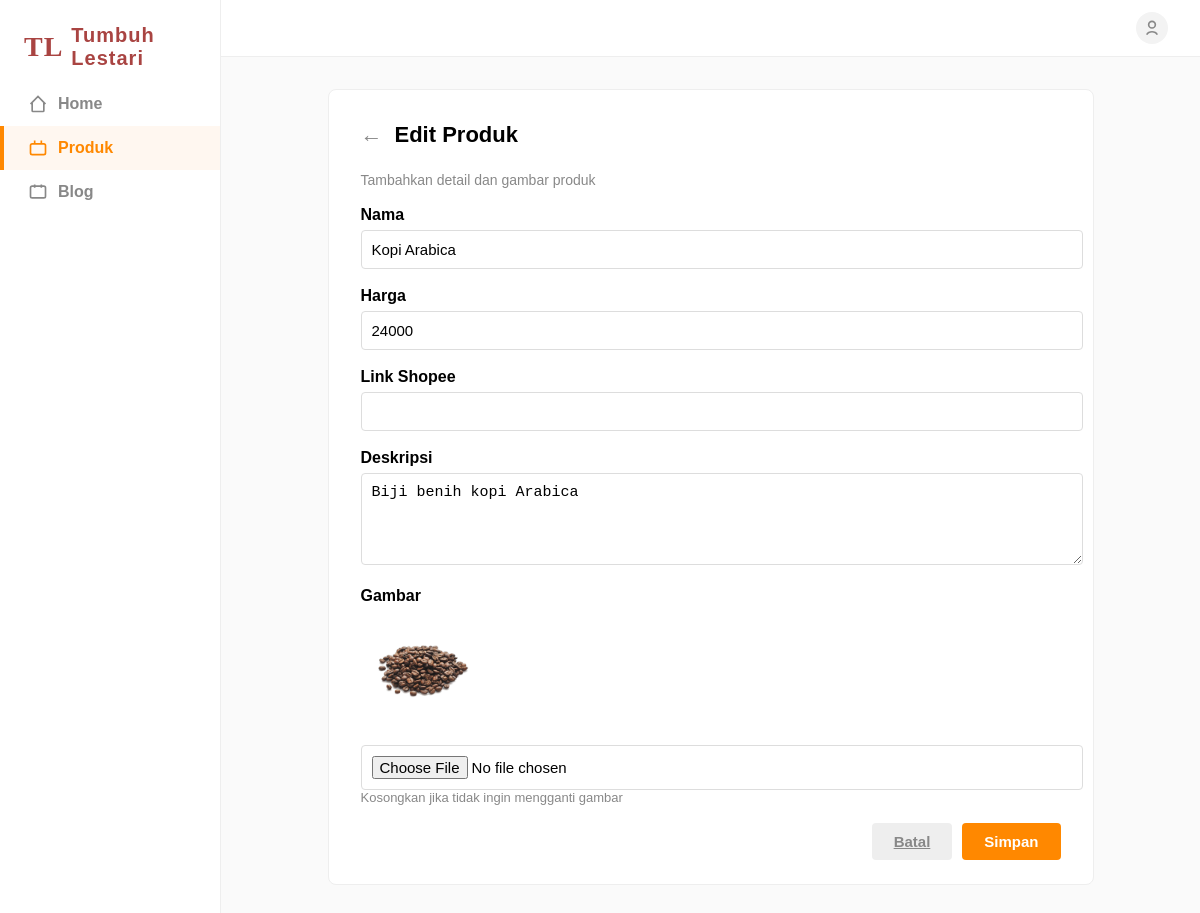
/produk_edit.php?id=3 (signed in), run on the app's committed database.
### tables this page shows
CREATE TABLE `produk` (
  `id` int(11) NOT NULL,
  `nama` varchar(100) DEFAULT NULL,
  `harga` int(11) DEFAULT NULL,
  `link_shopee` varchar(255) DEFAULT NULL,
  `deskripsi` text DEFAULT NULL,
  `gambar` varchar(255) DEFAULT NULL,
  `created_at` datetime DEFAULT NULL
);

### produk_edit.php (the view, shortened to what this page needs)
<?php
include 'koneksi.php';
$id = $_GET['id'] ?? '';
$q = mysqli_query($conn, "SELECT * FROM produk WHERE id=".intval($id));
$data = mysqli_fetch_assoc($q);
?>
<!DOCTYPE html>
<html lang="id">
<head>
</head>
<body>
<div class="layout">
    <div class="sidebar">
        <div class="logo"><span>TL</span> Tumbuh Lestari</div>
        <div class="menu">
            <a href="home.php" class="menu-item">
                <svg width="20" height="20" fill="none" stroke="#888" stroke-width="2" viewBox="0 0 24 24"><path d="M3 12l2-2m0 0l7-7 7 7M5 10v10a1 1 0 001 1h3m10-11l2 2m-2-2v10a1 1 0 01-1 1h-3m-6 0h6"/></svg>
                Home
            </a>
            <a href="produk.php" class="menu-item active">
                <svg width="20" height="20" fill="none" stroke="#ff8800" stroke-width="2" viewBox="0 0 24 24"><rect x="3" y="7" width="18" height="13" rx="2"/><path d="M16 3v4M8 3v4"/></svg>
                Produk
            </a>
            <a href="blog.php" class="menu-item">
                <svg width="20" height="20" fill="none" stroke="#888" stroke-width="2" viewBox="0 0 24 24"><rect x="3" y="5" width="18" height="14" rx="2"/><path d="M8 3v4M16 3v4"/></svg>
                Blog
            </a>
        </div>
    </div>
    <div style="flex:1;display:flex;flex-direction:column;">
        <div class="header">
            <div class="profile">
                <svg width="20" height="20" fill="none" stroke="#888" stroke-width="2" viewBox="0 0 24 24"><circle cx="12" cy="8" r="4"/><path d="M6 20c0-2.2 3.6-3.5 6-3.5s6 1.3 6 3.5"/></svg>
            </div>
        </div>
        <div class="content">
            <form class="form-card" method="post" action="produk_edit_proses.php?id=<?= $data['id'] ?>" enctype="multipart/form-data">
                <div class="form-header">
                    <a href="produk.php" style="text-decoration:none;color:#888;font-size:22px;">&#8592;</a>
                    <div class="form-title">Edit Produk</div>
                </div>
                <div class="form-desc">Tambahkan detail dan gambar produk</div>
                <div class="form-group">
                    <label class="form-label">Nama</label>
                    <input type="text" name="nama" class="form-input" value="<?= htmlspecialchars($data['nama']) ?>" required>
                </div>
                <div class="form-group">
                    <label class="form-label">Harga</label>
                    <input type="number" name="harga" class="form-input" value="<?= htmlspecialchars($data['harga']) ?>" required>
                </div>
                <div class="form-group">
                    <label class="form-label">Link Shopee</label>
                    <input type="url" name="link_shopee" class="form-input" value="<?= htmlspecialchars($data['link_shopee']) ?>">
                </div>
                <div class="form-group">
                    <label class="form-label">Deskripsi</label>
                    <textarea name="deskripsi" class="form-textarea"><?= htmlspecialchars($data['deskripsi']) ?></textarea>
                </div>
                <div class="form-group">
                    <label class="form-label">Gambar</label>
                    <?php if ($data['gambar']): ?>
                        <div class="img-preview"><img src="uploads/<?= htmlspecialchars($data['gambar']) ?>" alt="img" style="max-width:120px;max-height:120px;border-radius:6px;"></div>
                    <?php endif; ?>
                    <input type="file" name="gambar" class="form-input" accept="image/*">
                    <div style="color:#888;font-size:13px;">Kosongkan jika tidak ingin mengganti gambar</div>
                </div>
                <div class="form-actions">
                    <a href="produk.php" class="btn btn-cancel">Batal</a>
                    <button type="submit" class="btn">Simpan</button>
                </div>
            </form>
        </div>
    </div>
</div>
</body>
</html>

### produk_edit.php (style rules this page uses)
body { margin:0; background: #fafafa; font-family: Arial, sans-serif; }
.layout { display: flex; min-height: 100vh; }
.sidebar { width: 220px; background: #fff; border-right: 1px solid #eee; display: flex; flex-direction: column; }
.logo { font-weight: bold; font-size: 20px; color: #a94442; letter-spacing: 1px; padding: 24px 24px 12px 24px; display: flex; align-items: center; }
.logo span { font-family: serif; font-size: 28px; margin-right: 8px; color: #a94442; }
.menu { flex: 1; }
.menu-item { display: flex; align-items: center; padding: 12px 24px; color: #888; background: #fff; border-left: 4px solid transparent; font-weight: bold; text-decoration: none; transition: background 0.2s, color 0.2s; }
.menu-item.active { color:#ff8800; background:#fff7f0; border-left:4px solid #ff8800; }
.menu-item svg { margin-right: 10px; stroke: #888; transition: stroke 0.2s; }
.menu-item.active svg { stroke: #ff8800; }
.header { height: 56px; background: #fff; border-bottom: 1px solid #eee; display: flex; align-items: center; justify-content: flex-end; padding: 0 32px; }
.profile { width: 32px; height: 32px; border-radius: 50%; background: #f3f3f3; display: flex; align-items: center; justify-content: center; font-size: 18px; color: #888; }
.content { flex: 1; padding: 32px; }
.form-card { border: 1px solid #eee; border-radius: 8px; background: #fff; padding: 32px 32px 24px 32px; max-width: 700px; margin: 0 auto; }
.form-header { display: flex; align-items: center; gap: 12px; margin-bottom: 24px; }
.form-title { font-size: 22px; font-weight: bold; }
.form-desc { color: #888; font-size: 14px; margin-bottom: 18px; }
.form-group { margin-bottom: 18px; }
.form-label { font-weight: bold; margin-bottom: 6px; display: block; }
.form-input, .form-textarea { width: 100%; padding: 10px; border: 1px solid #ddd; border-radius: 4px; font-size: 15px; }
.form-textarea { min-height: 70px; resize: vertical; }
.form-actions { display: flex; justify-content: flex-end; gap: 10px; margin-top: 18px; }
.btn { background: #ff8800; color: #fff; border: none; padding: 10px 22px; border-radius: 4px; font-size: 15px; font-weight: bold; cursor: pointer; }
.btn-cancel { background: #eee; color: #888; border: none; }
.img-preview { margin-bottom: 10px; }

### data on the page
produk: nama "Kopi Arabica", harga "24000", deskripsi "Biji benih kopi Arabica", gambar (picture)
